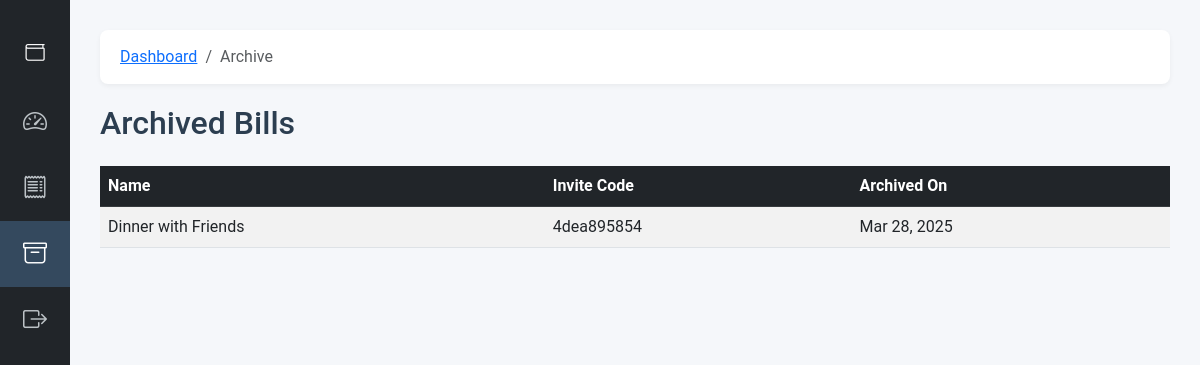
Screenshot of /public/index.php?page=archive (signed in) with the database file from the repository.
### tables this page shows
CREATE TABLE `bills` (
  `id` int(11) NOT NULL,
  `user_id` int(11) NOT NULL,
  `bill_name` varchar(255) NOT NULL,
  `invite_code` varchar(10) NOT NULL,
  `is_archived` tinyint(1) DEFAULT 0,
  `created_at` timestamp NOT NULL DEFAULT current_timestamp()
);

### controllers/DashboardController.php (called while the page is built, shortened)
<?php
class DashboardController {
    private $db, $bill, $user;
    public function __construct() {
        require_once '../config/database.php';
        $database = new Database();
        $this->db = $database->getConnection();
        require_once '../models/Bill.php';
        $this->bill = new Bill($this->db);
    }
    public function archive() {
        $archived_bills = $this->bill->getArchivedBills($_SESSION['user_id']);
        require_once '../views/dashboard/archive.php';
    }
}

### config/database.php (called while the page is built, shortened)
<?php
class Database {
    private $host = "localhost";
    private $db_name = "spliteasy";
    private $username = "root";
    private $password = "";
    public function getConnection() {
        $this->conn = null;
        try {
            $this->conn = new PDO("mysql:host=" . $this->host . ";dbname=" . $this->db_name, $this->username, $this->password);
            $this->conn->setAttribute(PDO::ATTR_ERRMODE, PDO::ERRMODE_EXCEPTION);
        } catch(PDOException $e) {
            echo "Connection error: " . $e->getMessage();
        }
        return $this->conn;
    }
}

### models/Bill.php (called while the page is built, shortened)
<?php
class Bill {
    private $conn;
    private $table = "bills";
    public function __construct($db) {
        $this->conn = $db;
    }
    public function getArchivedBills($user_id) {
        $query = "SELECT * FROM " . $this->table . " WHERE user_id = :user_id AND is_archived = 1";
        $stmt = $this->conn->prepare($query);
        $stmt->bindParam(':user_id', $user_id);
        $stmt->execute();
        return $stmt->fetchAll(PDO::FETCH_ASSOC);
    }
}

### views/dashboard/archive.php (the view)
<?php include '../views/layouts/header.php'; ?>
<h2 class="mb-4">Archived Bills</h2>
<div class="row">
    <div class="col">
        <?php if (empty($archived_bills)): ?>
            <div class="alert alert-info">No archived bills.</div>
        <?php else: ?>
            <div class="table-responsive">
                <table class="table table-striped table-hover">
                    <thead class="table-dark">
                        <tr>
                            <th>Name</th>
                            <th>Invite Code</th>
                            <th>Archived On</th>
                        </tr>
                    </thead>
                    <tbody>
                        <?php foreach ($archived_bills as $bill): ?>
                            <tr>
                                <td><?php echo $bill['bill_name']; ?></td>
                                <td><?php echo $bill['invite_code']; ?></td>
                                <td><?php echo date('M d, Y', strtotime($bill['created_at'])); ?></td>
                            </tr>
                        <?php endforeach; ?>
                    </tbody>
                </table>
            </div>
        <?php endif; ?>
    </div>
</div>
<?php include '../views/layouts/footer.php'; ?>

### public/css/style.css (style rules this page uses)
body { background-color: #f8f9fa; font-family: 'Segoe UI', Tahoma, Geneva, Verdana, sans-serif; }
.table thead { background-color: #343a40; color: white; }

### views/layouts/header.php (style rules this page uses)
body { font-family: 'Roboto', 'Segoe UI', sans-serif; background-color: #f5f7fa; color: #2c3e50; margin: 0; padding: 0; }

### rows the page displays
bills: bill_name "Dinner with Friends", invite_code "4dea895854", created_at "Mar 28, 2025"

### other values shown
str_replace('_', ' ', $_GET['page']) "Archive"
